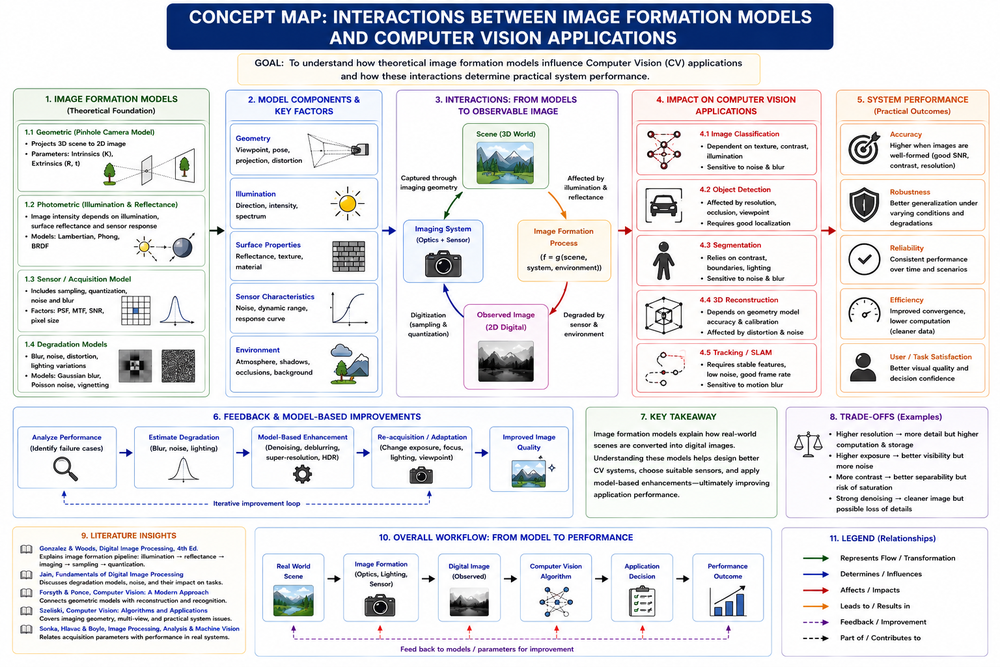
#> input picture CO1/AT2/AT2-Q15.png, 1000 x 667 px, shrunk from 1536 x 1024 before the run, found by its file name
$ python experiment_3.py
#> lines starting #> are read from the running program, lines starting #| are printed output that depends on the picture
# -*- coding: utf-8 -*-
"""Experiment 3.ipynb

Automatically generated by Colab.

Original file is located at
    https://colab.research.google.com/drive/1h5m56WSWVbP5LvokJmKyvh1mL15fbB23
"""

from google.colab import files
uploaded = files.upload()
#> the answer given: AT2-Q15.png

import cv2
from google.colab.patches import cv2_imshow

# Get uploaded file name
filename = list(uploaded.keys())[0]

# Read image
img = cv2.imread(filename)
#> img is the input picture: shape (667, 1000, 3); mean B, G, R 230.7, 226.7, 226.1

if img is None:
    print("Image not found!")
else:
    # Convert to grayscale
    gray = cv2.cvtColor(img, cv2.COLOR_BGR2GRAY)
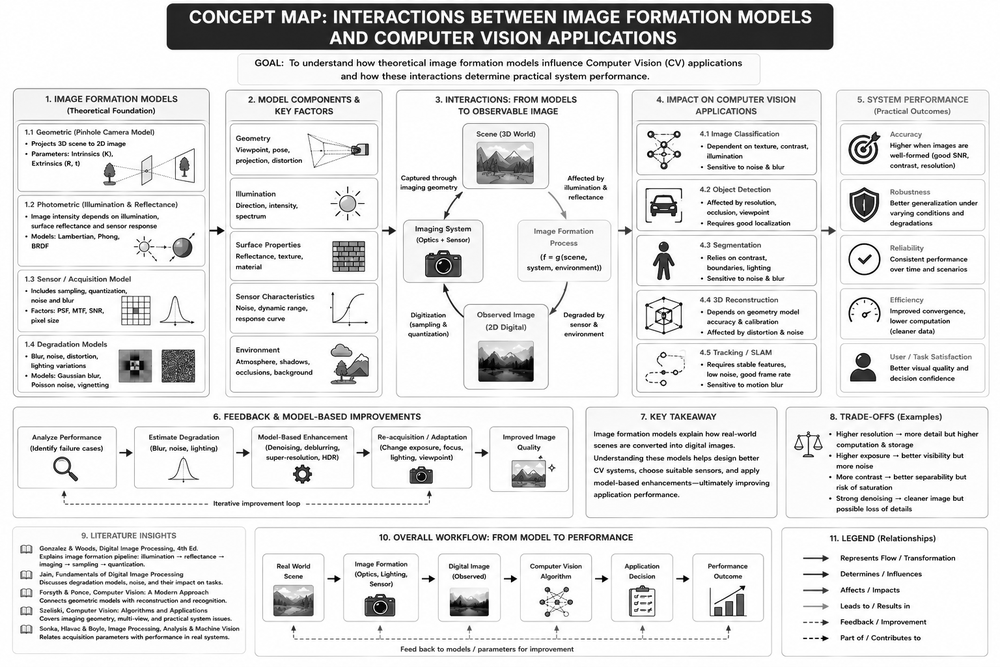
#> gray: shape (667, 1000); min 0, max 255, mean 227

    # Apply Canny Edge Detection
    edges = cv2.Canny(gray, 100, 200)
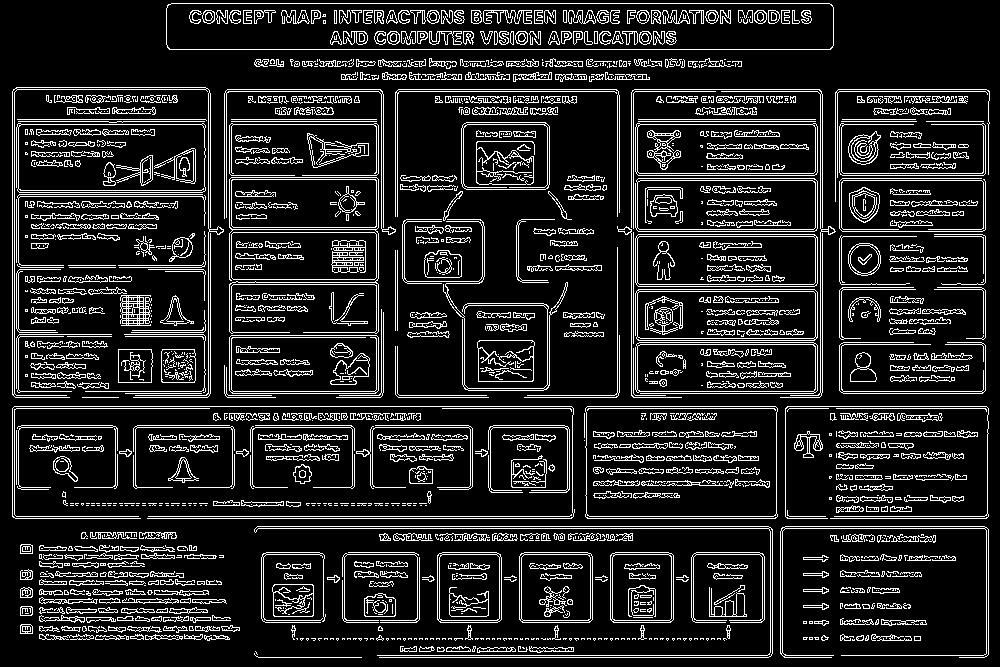
#> edges: shape (667, 1000); 14.4% white in thin lines or dots

    # Display only the Canny edge image
    cv2_imshow(edges)

    # Save the edge image
    cv2.imwrite("Canny_Edges.jpg", edges)
